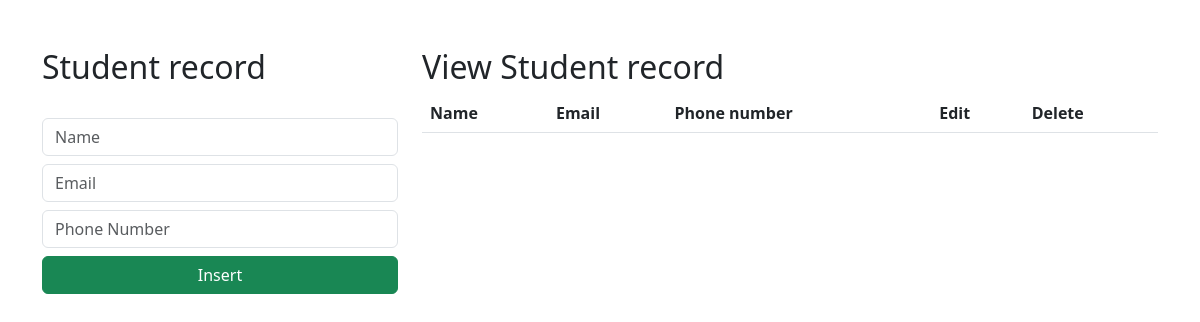
Before: / with the older database file.
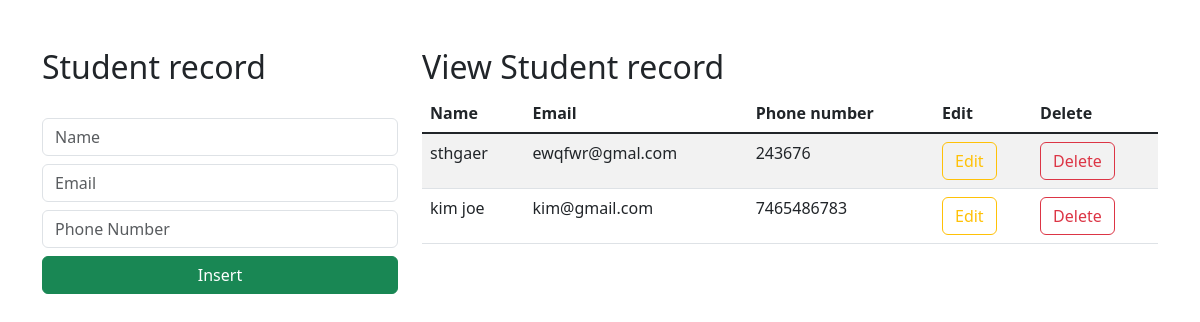
After: the same page with the newer database file.
### djangoProject002Alkid/models.py (models this page shows)
class Student(models.Model):
    name = models.CharField(max_length=30, blank=False, null=False)
    email = models.CharField(max_length=30, blank=False, null=False)
    phonenumber = models.IntegerField(blank=False, null=False)

### djangoProject002Alkid/views.py (the view)
# urls.py: path('', views.index, name='index'),
def index(request):
    data = Student.objects.all()
    context = {"data": data}
    return render(request, "index.html", context)

### templates/index.html (shortened to what this page needs)
<html lang="en">
    <link href="https://cdn.jsdelivr.net/npm/bootstrap@5.3.0-alpha1/dist/css/bootstrap.min.css" rel="stylesheet">
  <head>
  </head>
  <body>
      <div class="container mt-5">
        <div class="row">
            <div class="col-md-4">
                <h2>Student record</h2>
                <br>
                <form action="/insert" method="post">
                    <div class="form-group">
                        <input type="text" class="form-control" placeholder="Name" name="name" required>
                    </div>
                    <div class="form-group">
                        <input type="text" class="form-control  mt-2" placeholder="Email" name="email" required>
                    </div>
                    <div class="form-group">
                        <input type="number" class="form-control  mt-2" placeholder="Phone Number" name="phonenumber" required>
                    </div>
                    <div class="d-grid gap-2">
                        <button class="btn btn-success mt-2" type="submit">Insert</button>
                    </div>
                </form>
            </div>
            <div class="col-md-8">
                <h2>View Student record</h2>
                <table class="table table-striped table-hover">
                    <thead>
                      <tr>
                        <th scope="col">Name</th>
                        <th scope="col">Email</th>
                        <th scope="col">Phone number</th>
                        <th scope="col">Edit</th>
                       <th scope="col">Delete</th>
                      </tr>
                    </thead>
                    <tbody class="table-group-divider">
                    {% for d in data %}
                      <tr>
                        <td>{{d.name}}</td>
                        <td>{{d.email}}</td>
                          <td>{{d.phonenumber}}</td>
                         <td><a href="/update/{{d.id}}" type="button" class="btn btn-outline-warning">Edit</a></td>
                        <td><a href="/delete/{{d.id}}" type="button" class="btn btn-outline-danger">Delete</a></td>
                       </tr>
                    {% endfor %}
                    </tbody>
                  </table>
            </div>
        </div>
      </div>
  </body>
</html>

Changed rows visible on the page:
added Student: name "sthgaer", email "ewqfwr@gmal.com", phonenumber "243676"
added Student: name "kim joe", email "kim@gmail.com", phonenumber "7465486783"
